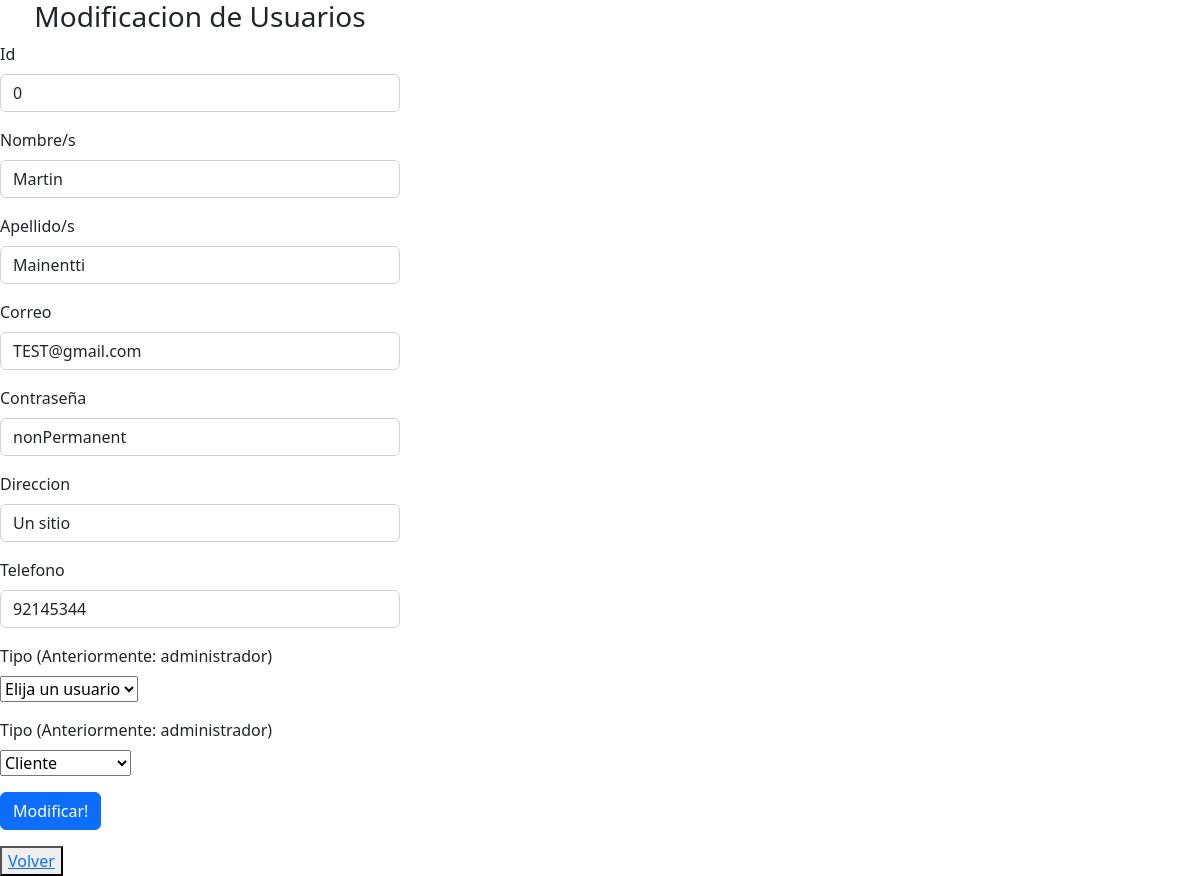
The app's page /PaginaGrupo2/pagina/ModificarUsuario_pagina.php?id=0 with its own data.
### tables this page shows
CREATE TABLE `usuario` (
  `id_usuario` int(10) PRIMARY KEY NOT NULL COMMENT 'ID del Usuario',
  `nombre` varchar(40) NOT NULL COMMENT 'Nombre del Usuario',
  `apellido` varchar(40) NOT NULL COMMENT 'Apellido del Usuario',
  `correo` varchar(60) NOT NULL COMMENT 'Correo del Usuario',
  `password` varchar(20) NOT NULL COMMENT 'Clave del Usuario',
  `direccion` varchar(80) DEFAULT NULL COMMENT 'Direccion de envio del Usuario',
  `telefono` int(13) DEFAULT NULL COMMENT 'Telefono de contacto del Usuario', 
   
  `tipo` varchar(30) NOT NULL DEFAULT 'cliente' COMMENT 'Tipo de usuario, para las jerarquias'
);

### PaginaGrupo2/modelo/conexion.php (called while the page is built)
<?php
class Conectar{
    public static function conexion (){
        try{
            $host ="localhost";
            $user ="root";
            $pass="";
            $bd="proyecto_grupo2";
            $con = mysqli_connect($host,$user,$pass);
            mysqli_select_db($con,$bd);
            return $con;
        }catch(Exception $e){
    die('Error'.$e->getMessage());
    echo "La linea de error " . $e->getLine();
        }
    }
    }
    ?>

### PaginaGrupo2/controlador/Modificar_usuario_controlador.php (called while the page is built, shortened)
<?php
require_once("../modelo/Modificar_usuario_modelo.php");
$usuarios = new modificar_usuario();
$usuario_modificar = $usuarios->get_data();
require_once("../vista/Modificar_usuario_view.php");
?>

### PaginaGrupo2/modelo/Modificar_usuario_modelo.php (called while the page is built, shortened)
<?php
class modificar_usuario{
    private $con;
    public function __construct()
    {
        require_once("../modelo/conexion.php");
        $this->con=Conectar::conexion();
    }
    public function get_data(){
    $id = $_SESSION['mod_usuario'];
    $sql = "SELECT * FROM usuario WHERE id_usuario = $id";
    $query = mysqli_query($this->con,$sql);
    return $query;
    }
}
?>

### PaginaGrupo2/pagina/ModificarUsuario_pagina.php (the view, shortened to what this page needs)
<!DOCTYPE html>
<html lang="en">
<head>
        <link rel="stylesheet" href="../assets/styles2.css">
        <link href="https://cdn.jsdelivr.net/npm/bootstrap@5.2.0/dist/css/bootstrap.min.css" rel="stylesheet">
</head>
<body>
        <?php require_once("../controlador/Modificar_usuario_controlador.php"); ?>
        <form class="col-4" method="POST">
                <h3 class="text-center">Modificacion de Usuarios</h3>
                <div class="mb-3">
                    <label class="form-label">Id</label>
                    <input type="text" class="form-control" name="id" value="<?php echo $usuario['id_usuario']?>" readonly>
                   </div>
                <div class="mb-3">
                    <label class="form-label">Nombre/s</label>
                    <input type="text" class="form-control" name="nombre" value="<?php echo $usuario['nombre']?>">
                   </div>
                   <div class="mb-3">
                    <label class="form-label">Apellido/s</label>
                    <input type="text" class="form-control" name="apellido" value="<?php echo $usuario['apellido']?>">
                   </div>
                   <div class="mb-3">
                    <label class="form-label">Correo</label>
                    <input type="email" class="form-control" name="correo" value="<?php echo $usuario['correo']?>">
                   </div>
                   <div class="mb-3">
                    <label class="form-label">Contraseña</label>
                    <input type="text" class="form-control" name="password" value="<?php echo $usuario['password']?>">
                   </div>
                   <div class="mb-3">
                    <label class="form-label">Direccion</label>
                    <input type="text" class="form-control" name="direccion" value="<?php echo $usuario['direccion']?>">
                   </div>
                   <div class="mb-3">
                    <label class="form-label">Telefono</label>
                    <input type="number" class="form-control" name="telefono" value="<?php echo $usuario['telefono']?>">
                   </div>
                <div class="mb-3">
                <label class="form-label">Tipo (Anteriormente: <?php echo $usuario['tipo']?>)</label>
                <select name="format" id="format">
                <option selected disabled>Elija un usuario</option>
                </select>
                </div>
                   <div class="mb-3">
                    <label class="form-label">Tipo (Anteriormente: <?php echo $usuario['tipo']?>)</label>
                    <select id="cmbMake" name="tipo">
                        <option value="cliente">Cliente</option>
                    </select>
                   </div>
                  <button type="submit" class="btn btn-primary" name="modificacion" value="enviar">Modificar!</button>
</form>
<button><a href="GestionDeUsuarios.php">Volver</a></button>
</body>
</html>

### PaginaGrupo2/assets/styles2.css (style rules this page uses)
body { background-image: url('fondo1.jpg'); background-repeat: no-repeat; }

### records on screen
usuario: id "0", nombre "Martin", apellido "Mainentti", correo "TEST@gmail.com", password "nonPermanent", direccion "Un sitio", telefono "92145344", tipo "administrador"
